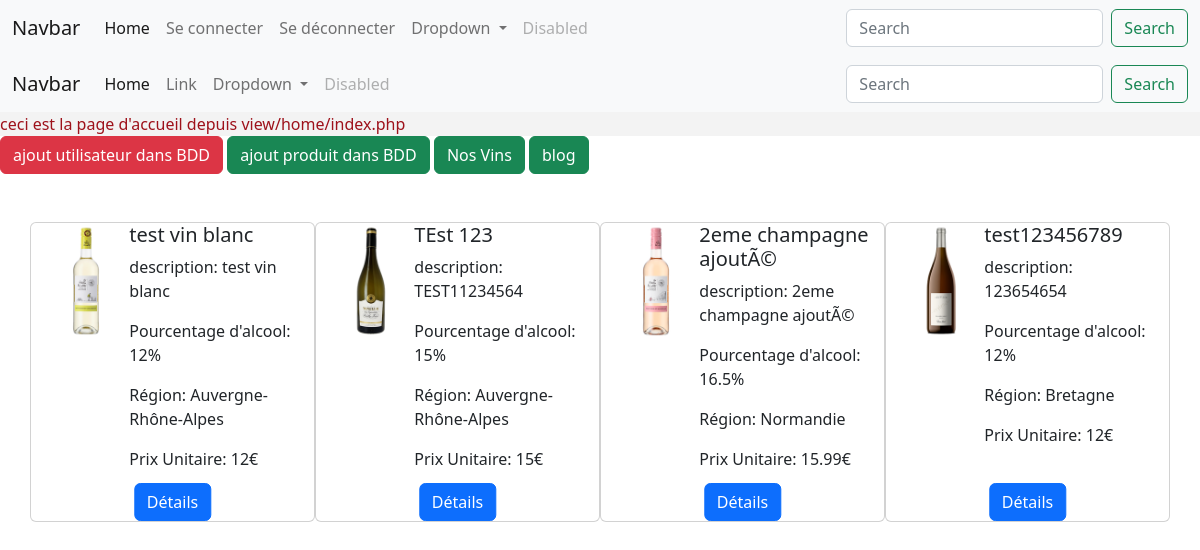
The page / on the database its author committed.
### tables this page shows
CREATE TABLE IF NOT EXISTS `product` (
  `id` int(11) NOT NULL AUTO_INCREMENT,
  `name` varchar(255) NOT NULL,
  `description` text NOT NULL,
  `note_final` float DEFAULT NULL,
  `photo` varchar(255) NOT NULL,
  `stock` int(11) NOT NULL,
  `alcohol_percentage` float NOT NULL,
  `id_region` int(11) DEFAULT NULL,
  `id_cepage` int(11) DEFAULT NULL,
  `id_taste` int(11) DEFAULT NULL,
  `id_association` int(11) DEFAULT NULL,
  `id_comment` int(11) DEFAULT NULL,
  `id_type` int(11) NOT NULL,
  `price` float NOT NULL,
  PRIMARY KEY (`id`),
  KEY `id_region` (`id_region`),
  KEY `id_cepage` (`id_cepage`),
  KEY `id_taste` (`id_taste`),
  KEY `id_association` (`id_association`),
  KEY `id_comment` (`id_comment`),
  KEY `id_type` (`id_type`)
);

CREATE TABLE IF NOT EXISTS `region` (
  `id` int(11) NOT NULL AUTO_INCREMENT,
  `region_name` varchar(255) NOT NULL,
  PRIMARY KEY (`id`)
);

### core/Controller.php (called while the page is built, shortened)
<?php
abstract class Controller
{
    public function renderView(string $view_name, array $params = []) : void
    {
        extract($params);
        require_once "src/views/$view_name.php";
        require_once 'src/views/layout.php';
    }
}

### src/controllers/HomeController.php (called while the page is built, shortened)
<?php
class HomeController extends Controller
{
    public function showLast()
    {
        $product = new Product();
        $lastWhiteWine = $product->findLastBy(['id_type' => 1]);
        $lastRedWine = $product->findLastBy(['id_type' => 2]);
        $lastChampagne = $product->findLastBy(['id_type' => 3]);
        $lastBox = $product->findLastBy(['id_type' => 4]);
        $this->renderView('home/index', compact('lastWhiteWine', 'lastRedWine', 'lastChampagne', 'lastBox'));
    }
}

### core/Router.php (called while the page is built, shortened)
<?php
class Router
{
    private static array $routes = [];
    public static function register(string $request, string $action) : void
    {
        self::$routes[$request] = $action;
    }
    public static function resolve(string $request_uri) : void
    {
        $request_uri = explode("?", $request_uri)[0];
        [$controller_name , $action_name] = explode('::', self::$routes[$request_uri]);
        $instance = new $controller_name();
        call_user_func_array([$instance, $action_name], []);
    }
}

### index.php (called while the page is built, shortened)
<?php
$request_uri = str_replace(BASE_DIR, '', $_SERVER['REQUEST_URI']);
try {
    Router::resolve($request_uri);
}catch (Exception $e)
{
    echo $e->getMessage();
}

### core/Database.php (called while the page is built, shortened)
<?php
class Database
{
    private static \PDO|null $instance = null;
    public static function getPdo(): \PDO
    {
        if (self::$instance == null){
            try {
                self::$instance = new \PDO(
                    "mysql:host=".$_ENV['DATABASE_HOST'].";dbname=".$_ENV['DATABASE_NAME'],
                    $_ENV['DATABASE_USERNAME'],
                    $_ENV['DATABASE_PASSWORD'],
                    [
                        \PDO::ATTR_ERRMODE => \PDO::ERRMODE_EXCEPTION,
                        \PDO::ATTR_DEFAULT_FETCH_MODE => \PDO::FETCH_ASSOC
                    ]
                );
            }catch (\PDOException $exception){
                echo $exception->getMessage();
                die;
            }
        }
        return  self::$instance;
    }
}

### core/Model.php (called while the page is built, shortened)
<?php
abstract class Model
{
    protected \PDO $pdo;
    protected string $table_name;
    protected string $regionJoin = 'region ON product.id_region=region.id';
    protected string $cepage = 'cepage ON product.id_cepage=cepage.id';
    protected string $association = 'association ON product.id_association=association.id';
    protected string $taste = 'taste ON product.id_taste=taste.id';
    public function __construct()
    {
        $this->pdo = Database::getPdo();
    }
    public function findLastBy(array $criteria): object|array|false
    {
        $sql_query = "SELECT * FROM {$this->table_name} JOIN {$this->regionJoin} JOIN {$this->cepage} JOIN {$this->association}  JOIN {$this->taste}  WHERE ";
        $count = 0;
        foreach ($criteria as $key => $value) {
            $sql_query .= " $key = :$key ";
        }
        $sql_query2 = $sql_query . "ORDER BY product.id DESC LIMIT 1";
        $stmt = $this->pdo->prepare($sql_query2);
        foreach ($criteria as $key => $value) {
            $stmt->bindParam(":$key", $value);
        }
        $stmt->setFetchMode(\PDO::FETCH_ASSOC);
        $stmt->execute();
        return $stmt->fetch();
    }
}

### src/views/home/index.php (the view)
<div id='home'>ceci est la page d'accueil depuis view/home/index.php</div>
<a class='btn btn-danger' href="register">ajout utilisateur dans BDD</a>
<a class='btn btn-success' href="employe/stock/insert">ajout produit dans BDD</a>
<a class='btn btn-success' href="nos-vins">Nos Vins</a>
<a class='btn btn-success' href="blog">blog</a>
<div class="container mt-5">
    <div class="row row-cols-1 row-cols-md-4 g-4">
        <div class="card mb-3" style="max-width: 540px; min-height: 300px">
            <div class="row g-0">
                <div class="col-md-4">
                    <img src="uploads/<?= $lastWhiteWine['photo'] ?>" alt="<?= $lastWhiteWine['name'] ?>" srcset="" class="img-fluid rounded-start">
                </div>
                <div class="col-md-8">
                    <h5 class="card-title"><?= $lastWhiteWine['name'] ?></h5>
                    <p class="card-text">description: <?= $lastWhiteWine['description'] ?></p>
                    <p class="card-text">Pourcentage d'alcool: <?= $lastWhiteWine['alcohol_percentage'] ?>%</p>
                    <p class="card-text">Région: <?= $lastWhiteWine['region_name'] ?></p>
                    <p class="card-text">Prix Unitaire: <?= $lastWhiteWine['price'] ?>€</p>
                    <a href="<?= BASE_DIR ?>/nos-vins/detail?name=<?= $lastWhiteWine['name'] ?>" class="btn btn-primary position-absolute bottom-0 start-50 translate-middle-x ">Détails</a>
                </div>
            </div>
        </div>
        <div class="card mb-3" style="max-width: 540px; min-height: 300px">
            <div class="row g-0">
                <div class="col-md-4">
                    <img src="uploads/<?= $lastRedWine['photo'] ?>" alt="<?= $lastRedWine['name'] ?>" srcset="" class="img-fluid rounded-start">
                </div>
                <div class="col-md-8">
                    <h5 class="card-title"><?= $lastRedWine['name'] ?></h5>
                    <p class="card-text">description: <?= $lastRedWine['description'] ?></p>
                    <p class="card-text">Pourcentage d'alcool: <?= $lastRedWine['alcohol_percentage'] ?>%</p>
                    <p class="card-text">Région: <?= $lastRedWine['region_name'] ?></p>
                    <p class="card-text">Prix Unitaire: <?= $lastRedWine['price'] ?>€</p>
                    <a href="<?= BASE_DIR ?>/nos-vins/detail?name=<?= $lastRedWine['name'] ?>" class="btn btn-primary position-absolute bottom-0 start-50 translate-middle-x ">Détails</a>
                </div>
            </div>
        </div>
        <div class="card mb-3" style="max-width: 540px; min-height: 300px">
            <div class="row g-0">
                <div class="col-md-4">
                    <img src="uploads/<?= $lastChampagne['photo'] ?>" alt="<?= $lastChampagne['name'] ?>" srcset="" class="img-fluid rounded-start">
                </div>
                <div class="col-md-8">
                    <h5 class="card-title"><?= $lastChampagne['name'] ?></h5>
                    <p class="card-text">description: <?= $lastChampagne['description'] ?></p>
                    <p class="card-text">Pourcentage d'alcool: <?= $lastChampagne['alcohol_percentage'] ?>%</p>
                    <p class="card-text">Région: <?= $lastChampagne['region_name'] ?></p>
                    <p class="card-text">Prix Unitaire: <?= $lastChampagne['price'] ?>€</p>
                    <a href="<?= BASE_DIR ?>/nos-vins/detail?name=<?= $lastChampagne['name'] ?>" class="btn btn-primary position-absolute bottom-0 start-50 translate-middle-x ">Détails</a>
                </div>
            </div>
        </div>
        <div class="card mb-3" style="max-width: 540px; min-height: 300px">
            <div class="row g-0">
                <div class="col-md-4">
                    <img src="uploads/<?= $lastBox['photo'] ?>" alt="<?= $lastBox['name'] ?>" srcset="" class="img-fluid rounded-start">
                </div>
                <div class="col-md-8">
                    <h5 class="card-title"><?= $lastBox['name'] ?></h5>
                    <p class="card-text">description: <?= $lastBox['description'] ?></p>
                    <p class="card-text">Pourcentage d'alcool: <?= $lastBox['alcohol_percentage'] ?>%</p>
                    <p class="card-text">Région: <?= $lastBox['region_name'] ?></p>
                    <p class="card-text">Prix Unitaire: <?= $lastBox['price'] ?>€</p>
                    <a href="<?= BASE_DIR ?>/nos-vins/detail?name=<?= $lastBox['name'] ?>" class="btn btn-primary position-absolute bottom-0 start-50 translate-middle-x ">Détails</a>
                </div>
            </div>
        </div>
    </div>
</div>

### assets/styles/css/style.css (style rules this page uses)
#home { color: #9e121b; background-color: #f3f3f3; }

### rows shown on the page
product: photo (picture), name "test vin blanc", description "test vin blanc", alcohol_percentage "12", id_region.region_name "Auvergne-Rhône-Alpes", price "12"
product: photo (picture), name "TEst 123", description "TEST11234564", alcohol_percentage "15", id_region.region_name "Auvergne-Rhône-Alpes", price "15"
product: photo (picture), name "2eme champagne ajoutÃ©", description "2eme champagne ajoutÃ©", alcohol_percentage "16.5", id_region.region_name "Normandie", price "15.99"
product: photo (picture), name "test123456789", description "123654654", alcohol_percentage "12", id_region.region_name "Bretagne", price "12"
